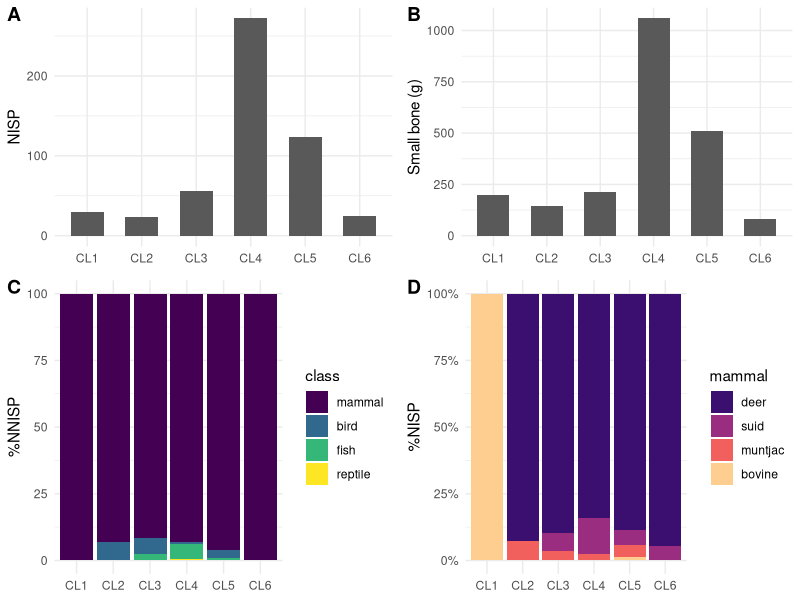
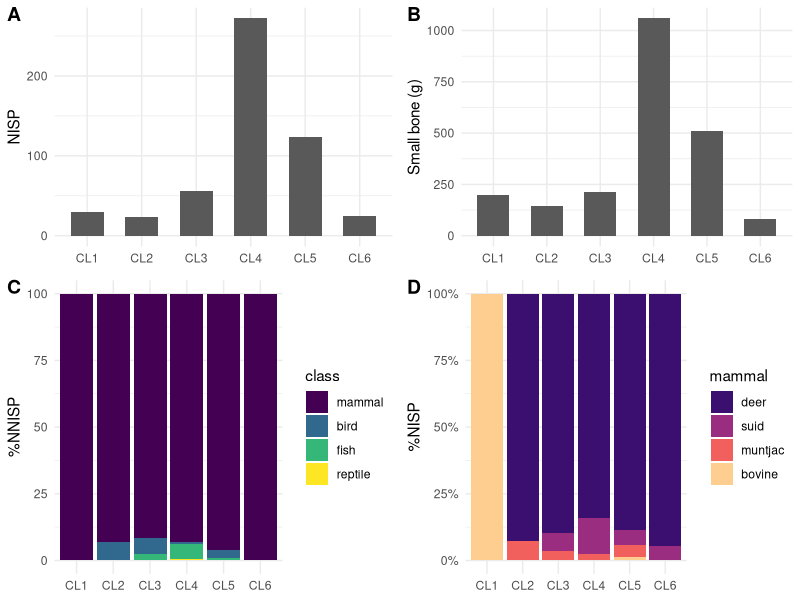

These charts were generated, in order, by the following R code: (Note: this script raises an error after producing the figures.)
library(tidyverse)
# read data
kwl_fauna <- readxl::read_excel(here::here("analysis","data","raw_data","KWL_faunal_P.xlsx"), sheet = 1,
                                col_types = "text")

kwl_fauna_HM <- readxl::read_excel(here::here("analysis","data","raw_data","KWL_faunal_HM.xlsx"), sheet = 1,
                                   col_types = "text")

kwl_fauna_broken <- readxl::read_excel(here::here("analysis","data","raw_data","broken_fauna.xlsx"), sheet = 1,
                                   col_types = "text")


sample_p <- readr::read_csv(here::here("analysis", "data", "raw_data", "kwl-list-of-sampling-squares.csv"))

kwl_chro_6 <- readxl::read_excel(here::here("analysis", "data", "raw_data", "KWL_chronology.xlsx"), sheet = 5)

# tidy chronological data
kwl_chro_tidy_6 <-
  kwl_chro_6 %>%
  mutate(area = str_sub(Pit, 5, 7), Pit = str_sub(Pit, 1, 4)) %>%
  mutate(area = ifelse(area == "", "ABCD", area)) %>%
  mutate(area = sapply(strsplit(area, ""), paste, collapse= ",")) %>%
  separate_rows(area) %>%
  pivot_longer(cols = starts_with("L"), names_to = "layer", values_to = "period") %>%
  mutate(layer = str_sub(layer, 2, 3)) %>%
  mutate(layer = ifelse(nchar(layer) == 1, paste0("0", layer), layer))

# combine faunal data of cultural layers and temporal sequences
fauna_sam <-
  kwl_fauna %>%
  mutate(Pit = paste(context, pit, sep = "")) %>%
  filter(Pit %in% sample_p$the_sq) %>%
  filter(componant == "上文化層" &!layer == "00") %>% #remove sc
  #filter(!str_detect(`總報告類別`, "[[:punct:]]+|[0-9]+")) %>%
  mutate(area = ifelse(is.na(area), "C", area)) %>% # assign an area to the blanks, which won't change the results
  left_join(kwl_chro_tidy_6, by = c("Pit" = "Pit", "layer" = "layer", "area" = "area"))

# combine faunal data of middens and temporal sequences
fauna_H_sam <-
  kwl_fauna_HM %>%
  select(-`空間號`, -`層   位`) %>%
  mutate(Pit = paste("P", pit, sep = "")) %>%
  filter(Pit %in% sample_p$the_sq) %>%
  filter(componant == "上文化層") %>%
  left_join(kwl_chro_tidy_6, by = c("Pit" = "Pit", "layer" = "layer", "area" = "area"))

# combine and tidy data from midden and cultural layers
fauna_combined_context_all <-
  rbind(fauna_sam, fauna_H_sam) %>% # combine the two datasets
  filter(!`部位/名稱` %in% c("角","犄角","角?")) %>%  #not associated with diet
  filter(!`部位/名稱`== "角基部"|!is.na(`部位/左右`)) %>% # associated with cranial parts
  mutate(`重量(g)` = as.numeric(`重量(g)`)) %>%
  group_by(taxa) %>%
  mutate(`Weight (g)` = sum(`重量(g)`, na.rm = T)) %>%
  ungroup() %>%
  mutate(period = factor(period, levels = c("CL1","CL2","CL3","CL4","CL5","CL6"), order = T)) %>%
  mutate(category = case_when(str_detect(animal, "sika")|str_detect(animal, "sambar")|
                                str_detect(animal, "e deer")~ "deer", str_detect(animal, "pig")|
                                str_detect(animal, "boar") ~ "suid", str_detect(animal, "fish") ~ "fish",
                              str_detect(animal, "cattle")|str_detect(animal, "buffalo")~ "bovine",
                              animal == "aves" ~ "bird", TRUE ~ animal)) %>%
  mutate(class = case_when(str_detect(taxa, "muntjac")|str_detect(taxa, "ammal")|str_detect(taxa, "erv")|
                             str_detect(taxa, "Sus")|str_detect(taxa, "Rattus")|str_detect(taxa, "Rusa")|
                             str_detect(taxa, "Bos")|str_detect(taxa, "Bubalus")~ "mammal",
                           str_detect(category, "fish") ~ "fish", str_detect(category, "bird") ~ "bird",
                           TRUE ~ "reptile")) %>%
  mutate(`部位/左右` = case_when(`部位/左右` == "Ｌ" ~ "L", `部位/左右` == "Ｒ" ~ "R", TRUE ~ `部位/左右`)) %>%
  mutate(category = fct_relevel(category, "deer","suid","muntjac","bovine","rat","bird","fish","turtle")) %>%
  mutate(cutmarks = ifelse(str_detect(`人為痕跡`, "切"), "yes", "no"),
         fractures = ifelse(str_detect(`人為痕跡`, "削")|str_detect(`人為痕跡`, "砍")|
                              str_detect(`人為痕跡`, "折")|str_detect(`人為痕跡`, "敲"), "yes", "no"),
         burning =  ifelse(str_detect(`人為痕跡`, "火")|str_detect(`人為痕跡`, "燒"), "yes", "no")) %>%
  filter(is.na(refitted)) # for NISP

# taxa counts
fauna_combined_taxa <-
  fauna_combined_context_all %>%
  count(taxa, `Weight (g)`) %>%
  mutate(taxa = str_replace(taxa, "cervidae", "cervid")) %>%
  mutate(taxa = case_when(str_detect(taxa, "mm") ~ paste("Indeterminate", tolower(taxa), sep =" "),
                          TRUE ~ taxa)) %>%
  mutate(`Common name` = case_when(str_detect(taxa, "Cer") ~ "Sika deer", str_detect(taxa, "Bub") ~
                                     "Water buffalo", str_detect(taxa, "Rus") ~ "Sambar deer",
                                   str_detect(taxa, "Ree") ~ "Muntjac", taxa == "Sus scrofa" ~ "Suid",
                                   str_detect(taxa, "Bos") ~ "Yellow cattle", str_detect(taxa, "Rat") ~
                                     "Rat", str_detect(taxa, "Pli") ~ "Catfish", str_detect(taxa, "Act") ~
                                     "Ray-finned fish", str_detect(taxa, "Tes") ~ "Turtle",
                                   str_detect(taxa, "cervid") ~ "Deer", taxa == "Sus scrofa domestica" ~
                                     "Domestic pig", taxa == "Aves" ~ "Birds")) %>%
  mutate(group = case_when(str_detect(`Common name`, "deer") ~ 1, str_detect(`Common name`, "Deer") ~ 2,
                           str_detect(taxa, "Sus") ~ 3, str_detect(taxa, "Bub")|str_detect(taxa, "Bos") ~ 4,
                           str_detect(taxa, "munt") ~ 5, str_detect(taxa, "Rat") ~ 6,
                           str_detect(`Common name`, "fish") ~ 7, str_detect(taxa, "Tes") ~ 8,
                           str_detect(taxa, "Ave") ~ 9, str_detect(taxa, "large m") ~ 10,
                           str_detect(taxa, "medium m") ~ 11, TRUE ~ 12)) %>%
  group_by(group) %>%
  arrange(desc(`Weight (g)`), .by_group = TRUE) %>%
  ungroup () %>%
  rename(Taxon = taxa, NISP = n) %>%
  select(Taxon, `Common name`,  NISP, `Weight (g)`) %>%
  bind_rows(summarise(., across(where(is.numeric), sum), across(where(is.character), ~"Total"))) %>%
  mutate(`Common name`= ifelse(is.na(`Common name`)|`Common name` == "Total", "-", `Common name`)) %>%
  mutate(Taxon = ifelse(Taxon == "Reeves's muntjac", "Muntiacus reevesi", Taxon)) %>%
  mutate(Taxon = ifelse(Taxon == "Cervus nippon", "Cervus nippon taiouanus", Taxon))

# calculate MNI
fauna_combined_MNI <-
  fauna_combined_context_all %>%
  filter(!is.na(`部位/左右`)) %>%
  count(`部位/左右`, category, `部位/名稱`)

fauna_combined_context <- fauna_combined_context_all %>% filter(!taxa == "Rattus sp.") # remove rat

################### NISP & Taxonomic abundance ###################
# barplot I: NISP by period (NISP)
NISP_barplot <-
  fauna_combined_context %>%
  count(period) %>%
  drop_na() %>%
  ggplot(aes(x = period, y = n)) +
  geom_col(width = 0.6) + #geom_bar(stat = "identity", #  geom_col(width = 0.6) +  #
           #position = position_dodge2(preserve = "single"), widtg = 0.6) +
  labs(y = "NISP", x = NULL) +
  theme_minimal() +
  theme(legend.title=element_blank())

# barplot: across taxon
NISP_barplot_taxon <-
  fauna_combined_context %>%
  count(period, category) %>%
  drop_na() %>%
  ggplot(aes(x = period, y = n, fill = category)) +
  geom_bar(stat = "identity",
           position = position_dodge2(preserve = "single"), widtg = 0.6) +
  labs(y = "NISP", x = NULL) +
  theme_minimal() +
  theme(legend.title=element_blank())

# barplot II: broken bones (all taxa)
fauna_broken <-
  kwl_fauna_broken %>%
  mutate(area = ifelse(is.na(area), "C", area)) %>% # assign to blanks that won't change the pattern
  mutate(Pit = paste(context,pit, sep = "")) %>%
  filter(Pit %in% sample_p$the_sq) %>%
  left_join(kwl_chro_tidy_6) %>%
  filter(!is.na(period)) %>%
  mutate(`重量(g)` = as.numeric(`重量(g)`)) %>%
  group_by(period) %>%
  summarise(weight = sum(`重量(g)`))

fauna_broken_plot <-
  fauna_broken %>%
  mutate(period = factor(period, levels = c("CL1","CL2","CL3","CL4","CL5","CL6"), order = T)) %>%
  ggplot(aes(x= period, y= weight)) +
  geom_col(width = 0.6)+
  labs(x= NULL, y = "Small bone (g)") +
  theme_minimal()

# barplot III: classes of vertebrates by period (normed NISP across classes)
verte_class_barplot_normed <-
  fauna_combined_context %>%
  count(period, class) %>% #class
  drop_na(period, class) %>%
  mutate(NNISP = case_when(str_detect(class, "mammal") ~ n/205,
                           str_detect(class, "bird") ~ n/120,
                           str_detect(class, "fish") ~ n/150,
                           str_detect(class, "reptile") ~ n/200)) %>%
  mutate(class = factor(class, levels = c("mammal", "bird", "fish", "reptile"), ordered = TRUE)) %>%
  group_by(period) %>%
  summarise(total_per_period = sum(NNISP), across()) %>%
  mutate(`%NNISP` = (NNISP/total_per_period)*100) %>%
  ggplot(aes(x = period, y = `%NNISP`))+
  geom_bar(stat = "identity", aes(fill = class)) +
  labs(y = "%NNISP", x = NULL) +
  theme_minimal()

# barplot V: relative abundance of mammals by period
library(viridis)
verte_mammal_barplot <-
  fauna_combined_context %>%
  filter(class == "mammal") %>%
  drop_na(period, category) %>% # remove category to get absolute abundance
  mutate(category = factor(category, levels = c("deer", "suid", "muntjac", "bovine"), ordered = TRUE)) %>%
  ggplot(aes(x = period, fill = category))+
  geom_bar(position = "fill") +
  labs(y = "%NISP", x = NULL) +
  scale_y_continuous(labels = scales::percent) +
  theme_minimal() +
  scale_fill_viridis_d(option="magma", begin = 0.2, end = 0.9) +  #plasma
  guides(fill= guide_legend(title="mammal"))

library(cowplot)
top <- plot_grid(NISP_barplot, fauna_broken_plot, labels = c("A","B"))
bottom <- plot_grid(verte_class_barplot_normed, verte_mammal_barplot, labels = c('C', 'D'))
plot_grid(top, bottom, ncol = 1, align = "h", axis = 'l', rel_heights = c(1,1.2))

ggsave(here::here("analysis","figures", "NISP_pro_by_layer.png"),
       bg = "white",width = 7, height = 4, dpi = 360, units = "in")

################### ubiquity ###################
# calculate the number of units for each cultural layers
kwl_unit_per_period <-
  kwl_chro_6 %>%
  mutate(all = pmap_chr(select(., -Pit, -Grid), ~toString(unique(na.omit(c(...)))))) %>% # unite & remove duplicates
  mutate(unit = str_extract(Pit, "[A-Z]+[0-9]{3}")) %>%
  distinct(unit, .keep_all = TRUE) %>%
  mutate(CL1 = ifelse(str_detect(all, "CL1"), unit, NA)) %>% mutate(CL2 = ifelse(str_detect(all, "CL2"), unit, NA)) %>%
  mutate(CL3 = ifelse(str_detect(all, "CL3"), unit, NA)) %>% mutate(CL4 = ifelse(str_detect(all, "CL4"), unit, NA)) %>%
  mutate(CL5 = ifelse(str_detect(all, "CL5"), unit, NA)) %>% mutate(CL6 = ifelse(str_detect(all, "CL6"), unit, NA))

# count the units by cultural layers for later join
unit_by_period <-
  data.frame(unit_count = colSums(!is.na(kwl_unit_per_period))) %>%
  slice_tail(n = 6) %>%
  tibble::rownames_to_column("period")

# ubiquity of taxa from the 40 units by temporal sequences
fauna_ubiquity <-
  fauna_combined_context %>%
  select(Pit, layer, category, `重量(g)`, period, taxa) %>%
  count(period, Pit, category) %>%
  count(period, category) %>%
  drop_na(period, category) %>%
  left_join(unit_by_period) %>% # join the unit counts for each period
  mutate(ubiquity = paste(round(n/unit_count *100, 2), "%")) %>%
  select(-n, -unit_count) %>%
  pivot_wider(names_from = period, values_from = ubiquity) %>%
  arrange(category)

################### Skeletal part ###################
fauna_deer_only <-
  fauna_combined_context %>%
  filter(category %in% c("deer") & !is.na(period))

deer_element_BMD <- # based on Reitz and Wing (2008: 246, 247)
  fauna_deer_only %>%
  filter(!is.na(`部位/名稱`)) %>%
  count(`部位/名稱`,`部位/位置`) %>%
  mutate(part = paste0(`部位/名稱`,`部位/位置`)) %>%
  mutate(BMD = case_when(part == "astragaluscom." ~ 0.61, part %in% c("下顎及齒中段","下顎及齒片段","下顎骨片段", "下顎及齒前段") ~ 0.57,
         part == "下顎骨art." ~ 0.36, part == "下顎骨prox." ~ 0.61, part %in% c("尺骨art.", "尺骨com.", "尺骨prox.art.") ~ 0.45,
         part == "尺骨片段" ~ 0.44, part == "掌骨dis." ~ 0.58, part == "掌骨prox." ~ 0.69, part == "掌骨prox.art." ~ 0.56,
         part == "掌骨或蹠骨dis." ~ 0.575 , part == "掌骨或蹠骨dis.art." ~ 0.505, part == "掌骨或蹠骨prox." ~ 0.67,
         part %in% c("掌骨或蹠骨片段", "掌骨dis.sh.l") ~ 0.74, part == "橈骨dis." ~ 0.38, part == "橈骨dis.art." ~ 0.43,
         part == "橈骨prox." ~ 0.62, part == "橈骨prox.art." ~ 0.42, part %in% c("橈骨中段", "橈骨prox.art.sh.l") ~ 0.68,
         part %in% c("第1趾骨com.", "第1趾骨dis.") ~ 0.57, part  %in% c("第1趾骨片段", "趾骨片段") ~ 0.42, part == "第1趾骨prox." ~ 0.36,
         part == "第2趾骨prox." ~ 0.28, part %in% c("第2趾骨com.", "第2趾骨dis.","第2趾骨dis.art.") ~ 0.35,
         part == "第3趾骨com." ~ 0.25, part == "第二頸椎片段" ~ 0.16, part == "肋骨prox." ~ 0.26, part == "肋骨dor." ~ 0.25,
         part == "肋骨中段" ~ 0.40, part == "肋骨片段" ~ 0.24, part == "股骨dis.art." ~ 0.28, part == "股骨prox." ~ 0.36,
         part == "股骨prox.art." ~ 0.41, part %in% c("股骨中段", "股骨片段") ~ 0.57, part %in% c("肩胛骨art.", "肩胛骨dis.art.") ~ 0.36,
         part %in% c("肩胛骨dis.", "肩胛骨中段") ~ 0.49, part == "肩胛骨片段" ~ 0.34, part %in% c("肱骨dis.art.sh.", "肱骨dis.sh.")  ~ 0.63,
         part == "肱骨dis.art."  ~ 0.39, part %in% c("肱骨prox.art.", "肱骨prox.")  ~ 0.24, part %in% c("肱骨中段", "肱骨片段")  ~ 0.53,
         part == "胸椎片段" ~ 0.24, part == "胸骨片段" ~ 0.22, part == "脊椎片段"  ~ 0.27, part == "腰椎axi."  ~ 0.29,
         part %in% c("脛骨dis.", "脛骨dis.art.sh.") ~ 0.51, part == "脛骨dis.art."  ~ 0.50, part %in% c("脛骨prox.", "脛骨prox.art.") ~ 0.30,
         part %in% c("脛骨中段", "脛骨dis.art.sh.l") ~ 0.74, part == "腕骨cun.com." ~ 0.72, part == "腕骨trap.com." ~ 0.74,
         part == "腕骨sca.com." ~ 0.98, part == "腕骨unc.com." ~ 0.78, part %in% c("薦骨axi.", "薦骨片段") ~ 0.19,
         part %in% c("跗骨com.", "跗骨片段") ~ 0.62, part %in% c("跟骨com.", "跟骨片段") ~ 0.64, part == "跟骨dis.art." ~ 0.41,
         part == "蹠骨dis.art." ~ 0.50, part %in% c("蹠骨dis.sh.l", "蹠骨中段") ~ 0.74, part == "蹠骨prox." ~ 0.65,
         part == "蹠骨prox.art." ~ 0.55, part == "頸椎prox.art." ~ 0.16, part == "髖骨art." ~ 0.27, part == "髖骨isc." ~ 0.41,
         part == "髖骨ili.art." ~ 0.49,  part == "上肢骨中段" ~ 0.63)) %>%
  filter(!is.na(BMD)) %>%
  group_by(`部位/名稱`, BMD) %>%
  summarise(NISP = sum(n, na.rm = T)) %>%
  mutate(exp_NISP = case_when(`部位/名稱` %in% c("第1趾骨", "第2趾骨", "趾骨") ~ 17*8, `部位/名稱` == "第3趾骨" ~ 17*4,
                              `部位/名稱` %in% c("第二頸椎","頸椎", "薦骨", "胸骨") ~ 17*1, `部位/名稱` == "腰椎" ~ 17*6,
                              `部位/名稱` %in% c ("脊椎", "胸椎") ~ 17*13, `部位/名稱` == "肋骨" ~ 17*26,
                              TRUE ~ 17*2)) %>%
  mutate(sur_per = NISP/exp_NISP*100)

write.csv(deer_element_BMD, here::here("analysis", "data", "derived_data", "deer_BMD.csv"))

Survival_BMD <-
  deer_element_BMD %>%
  ggplot(aes(x= BMD, y= sur_per)) +
  geom_point() +
  labs(x= "Bone Mineral Density", y= "% Survivorship") +
  scale_y_continuous(breaks = seq(0, 100, by = 20)) +
  theme_minimal()

lm_sur_BMD <- summary(lm(NISP ~ BMD, data = deer_element_BMD))
cor_sur_BMD <- cor.test(deer_element_BMD$NISP, deer_element_BMD$BMD)

fauna_deer_portion <-
  fauna_deer_only %>%
  mutate(portion = case_when(
    `部位/名稱` %in% c("胸椎","腰椎","頸椎","第二頸椎","脊椎","肋骨","薦骨","胸骨") ~ "axial",
    `部位/名稱` %in% c("肩胛骨","肱骨","尺骨","橈骨") ~ "upper forelimb", #upper limb, "上肢骨"
    `部位/名稱` %in% c("脛骨","髖骨","股骨") ~ "upper hindlimb",
    `部位/名稱` %in% c("掌骨","掌骨或蹠骨","蹠骨","跗骨","腕骨","跟骨","astragalus") ~ "lower limb",
    `部位/名稱` %in% c("上顎骨","上顎及齒","下顎及齒","下顎骨","枕骨","頭骨","顱骨", "角基部") ~ "head", #
    `部位/名稱` %in% c("第1趾骨","第2趾骨","第3趾骨","趾骨") ~ "foot"))  #"上顎齒","下顎齒","臼齒","齒"

deer_axial <-
  fauna_deer_portion %>%
  filter(portion == "axial") %>%
  select()

deer_metapodials <-
  fauna_deer_only %>%
  mutate(metapodials = case_when(`部位/名稱` == "掌骨" ~ "metacarpals", `部位/名稱` == "蹠骨" ~ "metatarsals",
                                 `部位/名稱` == "掌骨或蹠骨" ~ "metapodials")) %>%
  filter(!is.na(metapodials)) %>%
  count(period, metapodials)

deer_portion_plot <-
  fauna_deer_portion %>%
  select(period, portion, animal) %>%
  drop_na() %>%
  count(period, portion) %>%
  mutate(period = factor(period, levels = c("CL1","CL2","CL3","CL4","CL5","CL6"))) %>% #ordered = TRUE
  mutate(portion= factor(portion, levels = c('head','upper forelimb','upper hindlimb','axial','lower limb','foot'))) %>%
  ggplot(aes(period, n, fill = portion)) + #fill = portion
  geom_bar(stat = "identity",
           position = position_dodge2(preserve = "single"), widtg = 0.6) + #stat = "identity", position = "fill"
  labs(x = "Cultural layer", y = "NISP") +
  guides(fill= guide_legend(title="deer portion")) +
  scale_fill_viridis_d(labels = c('head','upper forelimb','upper hindlimb','axial','lower limb','foot')) +
  theme_minimal()

# long bones
deer_long_bone <-
  fauna_deer_only %>%
  filter(`部位/名稱` %in% c("脛骨","股骨","肱骨","橈骨","尺骨","上肢骨","掌骨","掌骨或蹠骨","蹠骨")) %>%
  count(period, `部位/位置`) %>%
  mutate(zone = case_when(str_detect(`部位/位置`, "prox.")|`部位/位置` == "art." ~ "proximal",
                          str_detect(`部位/位置`, "dis.") ~ "distal", str_detect(`部位/位置`, "com.") ~ "complete",
                          str_detect(`部位/位置`, "段") ~ "medial"))

long_bone_period <-
  fauna_deer_only %>%
  filter(`部位/名稱` == "上肢骨") %>%
  count(period)

deer_longbone_pro <-
  deer_long_bone %>%
  ggplot(aes(x = period, fill = zone)) +
  geom_bar(position = "fill", width = 0.7) +
  labs(y = "%NISP", x = "cultural layer") +
  scale_y_continuous(labels = scales::percent) +
  theme_minimal()

plot_grid(deer_portion_plot, Survival_BMD,
          labels = c('A', 'B'), rel_widths = c(2.2, 1), label_size = 12)

ggsave(here::here("analysis", "figures", "deer_elements.png"), h = 3, w = 10, units = "in")

################### fragmentation #######################
# calculate MNE
deer_MNE <-
  fauna_deer_only  %>%
  filter(!is.na(`部位/左右`)&is.na(overlap)) %>% #remove overlapped fragments
  count(period,`部位/左右`,`部位/名稱`,`部位/位置`) %>%
  group_by(period) %>%
  summarise(MNE = sum(n), across())

deer_NISP <- fauna_deer_only %>% count(period) %>% rename(NISP = n)

frag_index <- left_join(deer_MNE, deer_NISP) %>% mutate(index = MNE/NISP)

weight_head <-
  fauna_deer_portion %>%
  mutate(`重量(g)` = as.numeric(`重量(g)`)) %>%
  filter(portion == "head") %>%
  group_by(period) %>%
  summarise(weight = sum(`重量(g)`, na.rm = T)) %>%
  filter(!is.na(period)) %>%
  ggplot(aes(x= period, y=weight,  width=0.5)) +
  geom_bar(stat="identity")+
  theme_minimal()

#ggsave(here::here("analysis", "figures", "talk-fauna-6.png"), h = 2, w =4, units = "in")

################### Cut marks ###################
# count cut marks across taxa
fauna_total_cut <-
  fauna_combined_context %>%
  filter(cutmarks == "yes") %>%
  group_by(taxa, period) %>%
  count() %>%
  drop_na(period, taxa)

# joints of major limbs for deer
fauna_deer_joints <- # based on Lyman (2005)
  fauna_deer_portion  %>%
  mutate(part = paste0(`部位/名稱`,`部位/位置`)) %>%
  select(period, cutmarks, part, "人為痕跡", "部位/名稱") %>%
  mutate(joint = case_when(str_detect(part, "肩胛骨dis")|str_detect(part, "肩胛骨art")|str_detect(part, "肱骨prox") ~ "shoulder",
         str_detect(part, "肱骨dis")|str_detect(part, "橈骨prox")|str_detect(part, "尺骨prox")|str_detect(part, "尺骨art") ~ "elbow",
         str_detect(part, "橈骨dis")|str_detect(part, "尺骨dis")|str_detect(part, "腕骨")|str_detect(part, "掌骨prox") ~ "wrist",
         str_detect(part, "髖骨art")|str_detect(part, "髖骨ili")|str_detect(part, "股骨prox") ~ "hip",
         str_detect(part, "股骨dis")|str_detect(part, "脛骨prox") ~ "knee",
         str_detect(part, "脛骨dis")|str_detect(part, "跟骨") |str_detect(part, "跗骨")|
         str_detect(part, "astragalus")|str_detect(part, "蹠骨prox") ~ "ankle")) #"蹠骨(或掌骨)"

# deer joints with cutmarks
fauna_deer_cut <-
  fauna_deer_joints %>%
  filter(cutmarks == "yes"|str_detect("人為痕跡", "砍")) %>%
  group_by(period, joint) %>%
  count() %>%
  rename(`NISP with cutmarks` = n) %>%
  drop_na()

# deer joints in total
deer_cut_pro <-
  fauna_deer_joints %>%
  group_by(period, joint) %>%
  count() %>%
  left_join(fauna_deer_cut) %>%
  rename(NISP = n) %>%
  drop_na() %>%
  #mutate_all(funs(ifelse(is.na(.), 0, .))) %>%
  #mutate(proportion = round(`NISP with cutmarks`/NISP, 2), NNISP = NISP/2) %>% #%NNISP= NNISP/sum(NNISP)
  group_by(period) %>%
  mutate(proportion  = `NISP with cutmarks`/NISP)

# plot joins with cut marks
deer_cut_plot <-
  ggplot(deer_cut_pro, aes(x = period, y = proportion,
         fill = factor(joint, levels = (c("shoulder","elbow","wrist","hip","knee","ankle"))))) +
  geom_bar(stat = "identity", position = position_dodge2(preserve = "single")) +
  scale_color_discrete(breaks=c("CL1", "CL2", "CL3", "CL4", "CL5", "CL6")) +
  labs(x = "Cultural layer", y = "%NISP") +
  guides(fill= guide_legend(title="joints"))+
  scale_fill_viridis_d(labels=c("shoulder","elbow","wrist","hip","knee","ankle")) +
  theme_minimal()

ggsave(here::here("analysis", "figures", "deer_cutmarks.png"), w =6, h = 2.5, units = "in")

# t-test (for two groups only)
res <- deer_cut_pro %>% filter(period %in% c("CL4", "CL5"))
t.test(proportion ~ period, data = res)

################### cut marks related to skinning ###################
# Skeletal elements related to skinning
deerskin_portion <-
  fauna_deer_only %>%
  mutate(skinning_cut = case_when(
    str_detect(.$`部位/名稱`, "掌骨")|str_detect(.$`部位/名稱`, "蹠骨") ~ "metapodials",
    str_detect(.$`部位/名稱`, "腕骨")|str_detect(.$`部位/名稱`, "跗骨") ~ "carpal/tarsal",
    str_detect(.$`部位/名稱`, "趾骨") ~ "phalanges", str_detect(.$`部位/名稱`, "頸椎")|
    str_detect(.$`部位/名稱`, "枕骨") ~ "neck/tail regions", TRUE ~ "others"))

# NISP for skeletal elements related to skinning
deerskin_portion_NISP <-
  deerskin_portion %>%
  filter(!skinning_cut == "others") %>%
  group_by(period, skinning_cut) %>%
  count() %>%
  rename(NISP_skin_bone = n) %>%
  drop_na()

# plot bones associated with hide removal processes
deer_skinning_related <-
  deerskin_portion_NISP %>%
  ggplot(aes(x = period, y = NISP_skin_bone , fill = skinning_cut)) +
  scale_color_discrete(breaks=c("CL1", "CL2", "CL3", "CL4", "CL5", "CL6")) +
  geom_bar(stat = "identity", position = position_dodge2(preserve = "single")) +
  labs(x = NULL, y = "NISP") +
  scale_fill_viridis_d(labels=c('carpal/\ntarsal', 'metapodials', 'neck/\ntail regions', 'phalanges')) +
  theme_minimal()

# NISP with skinning cut marks
deerskin_portion_NISP_cut <-
  deerskin_portion %>%
  filter(!skinning_cut == "others") %>%
  filter(str_detect(`人為痕跡`, "s")) %>%
  group_by(period, skinning_cut) %>%
  count() %>%
  left_join(deerskin_portion_NISP) %>%
  mutate(proportion = n/NISP_skin_bone)

# plot the proportion of skinning bones with cutmarks
deer_cut_skinning <-
  deerskin_portion_NISP_cut %>%
  ggplot(aes(x = period, y = proportion , fill = skinning_cut)) +
  scale_color_discrete(breaks=c("CL1", "CL2", "CL3", "CL4", "CL5", "CL6")) +
  geom_bar(stat = "identity", position = position_dodge2(preserve = "single")) +
  labs(x = NULL, y = "%NISP") +
  scale_fill_viridis_d(labels=c('carpal/\ntarsal', 'metapodials', 'phalanges','neck/\ntail regions')) +
  theme_minimal()

# combine
plot_grid(deer_cut, deer_cut_skinning, labels = c('A', 'B'), rel_widths = c(1, 1.55), label_size = 12)

ggsave(here::here("analysis", "figures", "deer-cut.png"), h = 4, w =8, units = "in")

# t-test
res <- t.test(cut_percent ~ period, data = fauna_deer_skin_NNISP)

###############modification################
# bones with surface modifications
burned_deer <- fauna_deer_only %>% filter(burning == "yes") %>% count(period) %>% rename(burned = n)
cutmark_deer <- fauna_deer_only %>% filter(cutmarks == "yes") %>% count(period) %>% rename(cutmarks = n)
frac_deer <- fauna_deer_only %>% filter(fractures  == "yes") %>%
  filter(`部位/名稱` %in% c("脛骨","股骨","肱骨","橈骨","上肢骨","掌骨","掌骨或蹠骨","蹠骨")) %>%
  count(period) %>% rename(fractures = n)
post_deposit <-fauna_deer_only %>% filter(!is.na(`保存狀態`)) %>% count(period) %>%
  rename(`post-deposition` = n)

list_modif <- list(burned_deer, cutmark_deer, frac_deer, post_deposit, deer_NISP)

# join
deer_modify <-
  list_modif %>%
  reduce(inner_join, by = 'period') %>%
  mutate(cut_per = round(cutmarks/NISP, 3) * 100, burn_per = round(burned/NISP, 3) * 100,
         frac_per = round(fractures/NISP, 3) * 100, post_per= round(`post-deposition`/NISP, 3) * 100) %>%
  mutate(burned = paste(burned, paste0("(", burn_per, " %)")),
         cutmarks = paste(cutmarks, paste0("(", cut_per, " %)")),
         fractures = paste(fractures, paste0("(", frac_per, " %)")),
         `post-deposition` = paste(`post-deposition`, paste0("(", post_per, " %)"))) %>%
  rename(`cut marks` = cutmarks) %>%
  select(-cut_per, -frac_per, -burn_per, -post_per)

# other exploration
root <-fauna_deer_only %>% filter(str_detect(`保存狀態`, "X")) %>% count(period) %>% left_join(deer_NISP) %>%
  mutate(root_per = n/NISP)
weather <-fauna_deer_only %>% filter(str_detect(`保存狀態`, "$")) %>% count(period) %>% left_join(deer_NISP) %>%
  mutate(weather_per = n/NISP)

deer_age <-
  fauna_deer_only %>%
  filter(!is.na(`部位/左右`)&is.na(overlap)) %>% #remove overlapped fragments
  mutate(age = case_when(str_detect(`個體/年齡`, "幼")~"young", TRUE ~ "mature")) %>%
  filter(!is.na(age)) %>%
  count(period, age,`部位/左右`,`部位/名稱`)

# pig
pig_bone <-
  fauna_combined_context %>%
  filter(category == "suid") %>%
  count(period, `部位/名稱`, `部位/左右`, `個體/年齡`)

pig_M3 <-
  fauna_combined_context %>%
  filter(category == "suid") %>%
  filter(str_detect(`部位/名稱`, "齒"))
